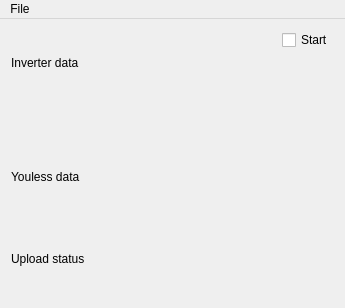
<?xml version="1.0" encoding="UTF-8"?>
<ui version="4.0">
 <class>MainWindow</class>
 <widget class="QMainWindow" name="MainWindow">
  <property name="geometry">
   <rect>
    <x>0</x>
    <y>0</y>
    <width>345</width>
    <height>308</height>
   </rect>
  </property>
  <property name="windowTitle">
   <string>Sunspec Monitor</string>
  </property>
  <widget class="QWidget" name="centralWidget">
   <layout class="QGridLayout" name="gridLayout">
    <item row="1" column="0">
     <widget class="QLabel" name="label">
      <property name="text">
       <string>Inverter data</string>
      </property>
      <property name="alignment">
       <set>Qt::AlignLeading|Qt::AlignLeft|Qt::AlignTop</set>
      </property>
      <property name="wordWrap">
       <bool>true</bool>
      </property>
     </widget>
    </item>
    <item row="3" column="0">
     <widget class="QLabel" name="uploadlabel">
      <property name="text">
       <string>Upload status</string>
      </property>
      <property name="wordWrap">
       <bool>true</bool>
      </property>
     </widget>
    </item>
    <item row="2" column="0">
     <widget class="QLabel" name="youless_label">
      <property name="text">
       <string>Youless data</string>
      </property>
     </widget>
    </item>
    <item row="0" column="0" alignment="Qt::AlignRight">
     <widget class="QCheckBox" name="checkBox">
      <property name="text">
       <string>Start</string>
      </property>
     </widget>
    </item>
   </layout>
  </widget>
  <widget class="QMenuBar" name="menuBar">
   <property name="geometry">
    <rect>
     <x>0</x>
     <y>0</y>
     <width>345</width>
     <height>21</height>
    </rect>
   </property>
   <widget class="QMenu" name="menuFile">
    <property name="title">
     <string>File</string>
    </property>
    <addaction name="actionOptions"/>
   </widget>
   <addaction name="menuFile"/>
  </widget>
  <action name="actionOptions">
   <property name="text">
    <string>Options</string>
   </property>
  </action>
 </widget>
 <layoutdefault spacing="6" margin="11"/>
 <resources/>
 <connections/>
</ui>
